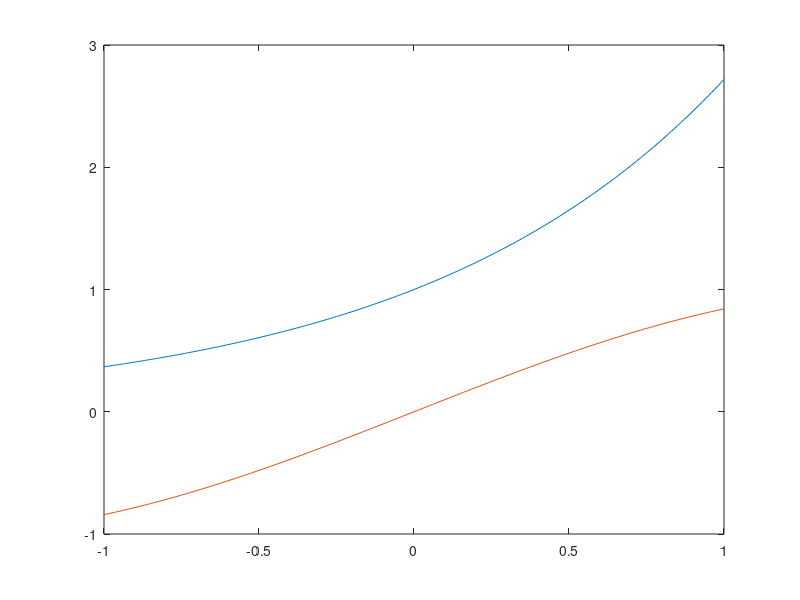

Source code (MATLAB):
clc;
clear;

% ctrl + R -> comment selected line;
% ctrl + T -> uncomment selected line;

% a = 5;
% b = 3;
% c = a+b;
% d = c + sin(b);
% e = 5 * d;
% f = exp(-d);
% 
% disp(d);
% disp(e);
% disp(f);
% 
% x=30;
% y=sin(x);
% A=cos(x);
% z=tan(x);
% 
% disp(y);
% disp(A);
% disp(z);

% a=30;
% b=40;
% 
% if(a > b)
%     fprintf("a is greater than b");
% else 
%     fprintf("b is greater than a");
% end

% x = 1:0.01:30;  % x is from 1 to 30 with a step size of 0.01
% 
% % figure
% subplot(2,2,1)
% y = sin(x);
% plot(x,y);
% xlabel("x")
% ylabel("sin(x)")
% 
% % figure
% subplot(2,2,2)
% z = exp(x);
% plot(x,z)
% xlabel("x")
% ylabel("exp(x)")
% 
% % figure
% subplot(2,2,3)
% c = cos(x);
% plot(x,c)
% xlabel("x")
% ylabel("cos(x)")
% 
% x = -30:0.01:30;
% subplot(2,2,4)
% b = x.^2+2*x+3;
% plot(x,b)
% xlabel("x")
% ylabel("x^2+2*x+3")
% grid on

x = -1:0.01:1;
y = exp(x);
z = sin(x);
c = cos(x);
b = x.^2+2*x+3;

% plot(x,y,x,z,x,c,x,b);

plot(x,y)
hold on;
plot(x,z)
hold on;